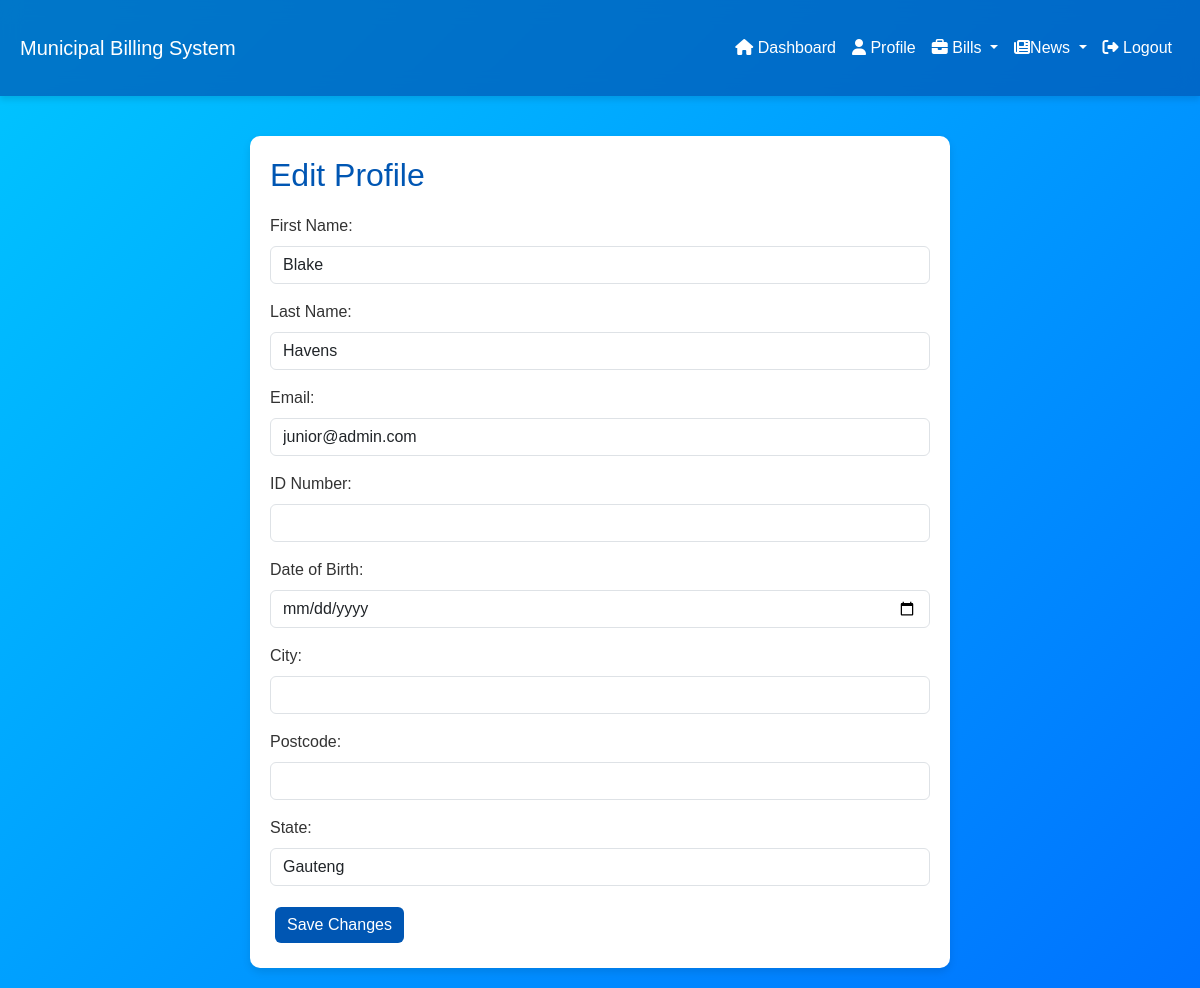
The page /update_profile.php (signed in) on the database its author committed.
### tables this page shows
CREATE TABLE `users` (
  `id` int(11) NOT NULL,
  `email` varchar(255) NOT NULL,
  `password` varchar(255) NOT NULL,
  `role` varchar(10) NOT NULL DEFAULT 'admin',
  `id_number` varchar(20) DEFAULT NULL,
  `first_name` varchar(50) DEFAULT NULL,
  `last_name` varchar(50) DEFAULT NULL,
  `user_type` enum('residential','commercial','industrial') NOT NULL DEFAULT 'residential',
  `meter_number` varchar(255) NOT NULL,
  `usage_amount` decimal(10,2) DEFAULT 0.00,
  `date_of_birth` date DEFAULT NULL,
  `city` varchar(100) DEFAULT NULL,
  `postcode` varchar(20) DEFAULT NULL,
  `state` varchar(50) DEFAULT NULL
);

### update_profile.php (the view, shortened to what this page needs)
<?php
$servername = "localhost";
$username = "root";
$password = "";
$dbname = "municipal_billing";
$conn = new mysqli($servername, $username, $password, $dbname);
$user_id = $_SESSION['user_id'];
$stmt = $conn->prepare("SELECT email, id_number, first_name, last_name, role, date_of_birth, city, postcode, state FROM users WHERE id = ?");
$stmt->bind_param("i", $user_id);
$stmt->execute();
$stmt->bind_result($email, $id_number, $first_name, $last_name, $role,  $date_of_birth, $city, $postcode, $state);
?>
<!DOCTYPE html>
<html lang="en">
<head>
    <link href="https://cdn.jsdelivr.net/npm/bootstrap@5.3.0/dist/css/bootstrap.min.css" rel="stylesheet">
    <link rel="stylesheet" href="https://cdnjs.cloudflare.com/ajax/libs/font-awesome/6.1.1/css/all.min.css">
</head>
<body>
    <nav class="navbar navbar-expand-lg navbar-dark">
        <div class="container-fluid">
            <a class="navbar-brand" href="home.php">Municipal Billing System</a>
            <div class="collapse navbar-collapse" id="navbarNav">
            <ul class="navbar-nav ms-auto">
             <li class="nav-item">
                 <a class="nav-link" href="dashboard.php"><i class="fas fa-home"></i> Dashboard</a>
             </li>
                 <li class="nav-item">
               <a class="nav-link active" href="profile.php"><i class="fas fa-user"></i> Profile</a>
             </li>
            <li class="nav-item dropdown">
           <a class="nav-link dropdown-toggle" href="#" id="navbarDropdown" role="button" data-bs-toggle="dropdown" aria-expanded="false">
            <i class="fas fa-briefcase"></i> Bills
          </a>
            </li>
            <li class="nav-item dropdown">
           <a class="nav-link dropdown-toggle" href="#" id="navbarDropdown" role="button" data-bs-toggle="dropdown" aria-expanded="false">
           <i class="fas fa-newspaper"></i>News
          </a>
            </li>
            <li class="nav-item">
          <a class="nav-link" href="logout.php"><i class="fas fa-sign-out-alt"></i> Logout</a>
          </li>
            </ul>
            </div>
             </div>
     </nav>
    <div class="container-fluid">
        <div class="edit-profile-container">
            <h2>Edit Profile</h2>
            <form action="update_profile.php" method="post">
                <div class="mb-3">
                    <label for="first_name" class="form-label">First Name:</label>
                    <input type="text" class="form-control" id="first_name" name="first_name" value="<?= htmlspecialchars($first_name) ?>" required>
                </div>
                <div class="mb-3">
                    <label for="last_name" class="form-label">Last Name:</label>
                    <input type="text" class="form-control" id="last_name" name="last_name" value="<?= htmlspecialchars($last_name) ?>" required>
                </div>
                <div class="mb-3">
                    <label for="email" class="form-label">Email:</label>
                    <input type="email" class="form-control" id="email" name="email" value="<?= htmlspecialchars($email) ?>" required>
                </div>
                <div class="mb-3">
                    <label for="meter_number" class="form-label">ID Number:</label>
                    <input type="text" class="form-control" id="meter_number" name="id_number" value="<?= htmlspecialchars($id_number) ?>" required>
                </div>
                <div class="mb-3">
                    <label for="date_of_birth" class="form-label">Date of Birth:</label>
                    <input type="date" class="form-control" id="date_of_birth" name="date_of_birth" value="<?= htmlspecialchars($date_of_birth) ?>" required>
                </div>
                <div class="mb-3">
                    <label for="city" class="form-label">City:</label>
                    <input type="text" class="form-control" id="city" name="city" value="<?= htmlspecialchars($city) ?>" required>
                </div>
                <div class="mb-3">
                    <label for="postcode" class="form-label">Postcode:</label>
                    <input type="text" class="form-control" id="postcode" name="postcode" value="<?= htmlspecialchars($postcode) ?>" required>
                </div>
                <div class="mb-3">
                    <label for="state" class="form-label">State:</label>
                    <select class="form-control" id="state" name="state" required>
                        <option value="Gauteng" <?= $state == 'Gauteng' ? 'selected' : '' ?>>Gauteng</option>
                    </select>
                </div>
                <button type="submit" class="btn btn-primary">Save Changes</button>
            </form>
        </div>
    </div>
</body>
</html>

### update_profile.php (style rules this page uses)
body { font-family: Arial, sans-serif; background: linear-gradient(135deg, #00c6ff, #0072ff); color: #333; padding: 0; margin: 0; }
.navbar { background: rgba(0, 86, 179, 0.7); backdrop-filter: blur(10px); box-shadow: 0 4px 6px rgba(0, 0, 0, 0.1); }
.navbar .navbar-brand { color: #fff; }
.navbar .navbar-nav .nav-link { color: #fff; }
.container-fluid { padding: 20px; }
.edit-profile-container { max-width: 700px; margin: 0 auto; background: white; border-radius: 10px; backdrop-filter: blur(15px); box-shadow: 0 4px 8px rgba(0, 0, 0, 0.1); padding: 20px; margin-top: 20px; }
.edit-profile-container h2 { margin-bottom: 20px; color: #0056b3; }
.form-control { width: 100%; }
.btn-primary { background-color: #0056b3; border: none; margin: 5px; transition: background 0.3s; }

### rows shown on the page
users: first_name "Blake", last_name "Havens", email "junior@admin.com"
